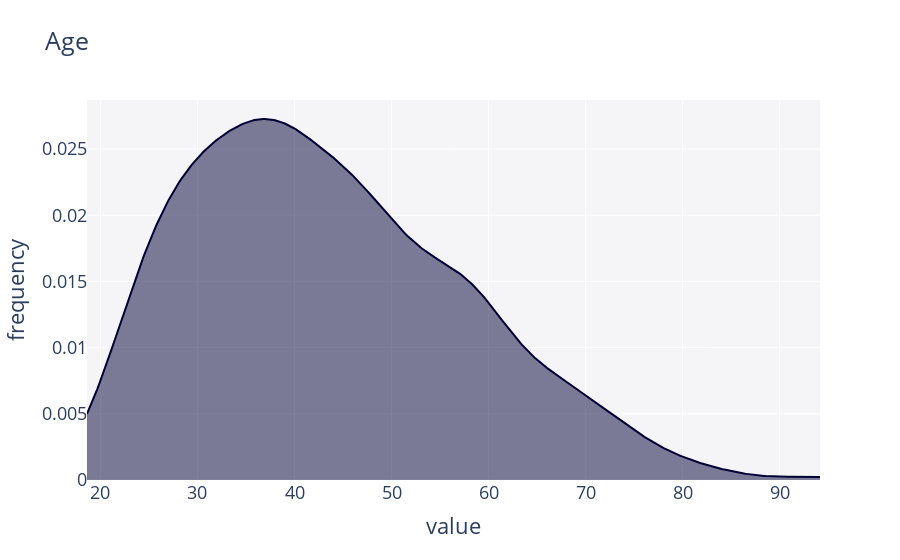

Notebook source saved alongside this figure:
### Code cell
from copulas.visualization import dist_1d
dist_1d(df['age'], title='Age')

### Figure 1 — Plotly figure (JSON) as saved in the notebook; plotly's stock layout.template omitted (floating-point values rounded to 4 significant figures; data arrays with more than 128 entries replaced by an {"elided": "..."} marker saying what was removed)
{"data": [{"fill": "tozeroy", "hovertemplate": "<b>None</b><br>Frequency: %{y}<extra></extra>", "marker": {"color": "#000036"}, "mode": "lines", "showlegend": true, "type": "scatter", "x": {"elided": "500 float values"}, "xaxis": "x", "y": {"elided": "500 float values"}, "yaxis": "y"}], "layout": {"barmode": "overlay", "font": {"size": 18}, "hovermode": "closest", "legend": {"traceorder": "reversed"}, "plot_bgcolor": "#F5F5F8", "showlegend": false, "title": {"text": "Age"}, "xaxis": {"anchor": "y2", "domain": [0, 1], "title": {"text": "value"}, "zeroline": false}, "yaxis": {"anchor": "free", "domain": [0, 1], "position": 0, "title": {"text": "frequency"}}}}
